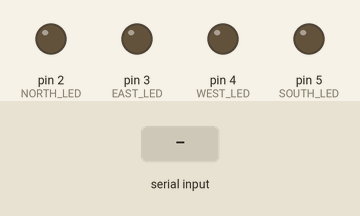
This sketch was run on a simulated Arduino Uno, built with avr-gcc and run on an emulated ATmega328P. On the bench: output pins drawn as LEDs (lit = HIGH). Inputs (shaded band) come from the test bench.

Above: at 1.2 s.
1.3 s: "N" received over Serial
At 1.9 s:
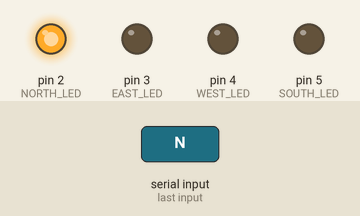
2.8 s: "E" received over Serial
At 3.1 s:
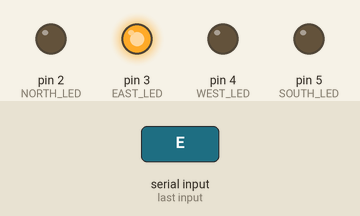
4.3 s: "W" received over Serial
At 5.4 s:
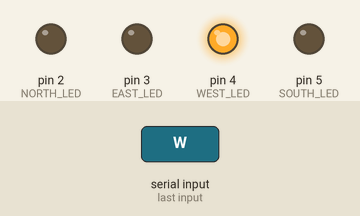
5.8 s: "S" received over Serial
At 6.5 s:
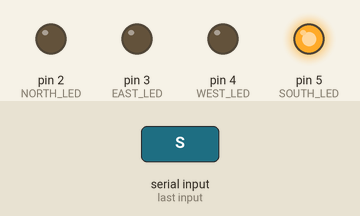
7.3 s: "1" received over Serial
At 7.7 s:
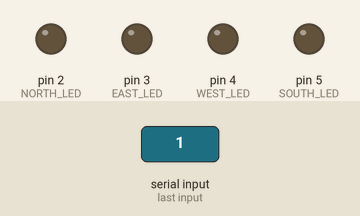
Timing chart, 0 to 9.8 s (numbered marks = the images above; inputs shaded):
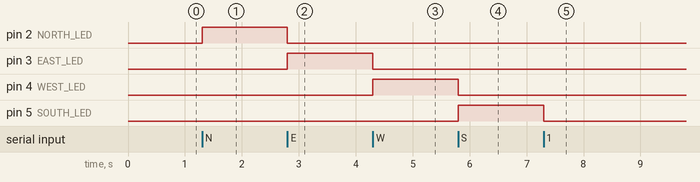

Measured:
- after the input at 1.3 s, pin 2 (NORTH_LED): LOW → HIGH at once
- after the input at 2.8 s, pin 2 (NORTH_LED): HIGH → LOW at once; pin 3 (EAST_LED): LOW → HIGH at once
- after the input at 4.3 s, pin 3 (EAST_LED): HIGH → LOW at once; pin 4 (WEST_LED): LOW → HIGH at once
- after the input at 5.8 s, pin 4 (WEST_LED): HIGH → LOW at once; pin 5 (SOUTH_LED): LOW → HIGH at once
- after the input at 7.3 s, pin 5 (SOUTH_LED): HIGH → LOW at once

The sketch:

Arduino_Integration_Code.ino
```cpp
#define NORTH_LED 2
#define EAST_LED 3
#define WEST_LED 4
#define SOUTH_LED 5

void setup() {
  pinMode(NORTH_LED, OUTPUT);
  pinMode(EAST_LED, OUTPUT);
  pinMode(WEST_LED, OUTPUT);
  pinMode(SOUTH_LED, OUTPUT);
  Serial.begin(9600);
}

void loop() {
  if (Serial.available() > 0) {
    char dir = Serial.read();

    // Turn off all LEDs first
    digitalWrite(NORTH_LED, LOW);
    digitalWrite(EAST_LED, LOW);
    digitalWrite(WEST_LED, LOW);
    digitalWrite(SOUTH_LED, LOW);

    // Turn on the relevant LED
    switch (dir) {
      case 'N':
        digitalWrite(NORTH_LED, HIGH);
        break;
      case 'E':
        digitalWrite(EAST_LED, HIGH);
        break;
      case 'W':
        digitalWrite(WEST_LED, HIGH);
        break;
      case 'S':
        digitalWrite(SOUTH_LED, HIGH);
        break;
    }
  }
}
```
